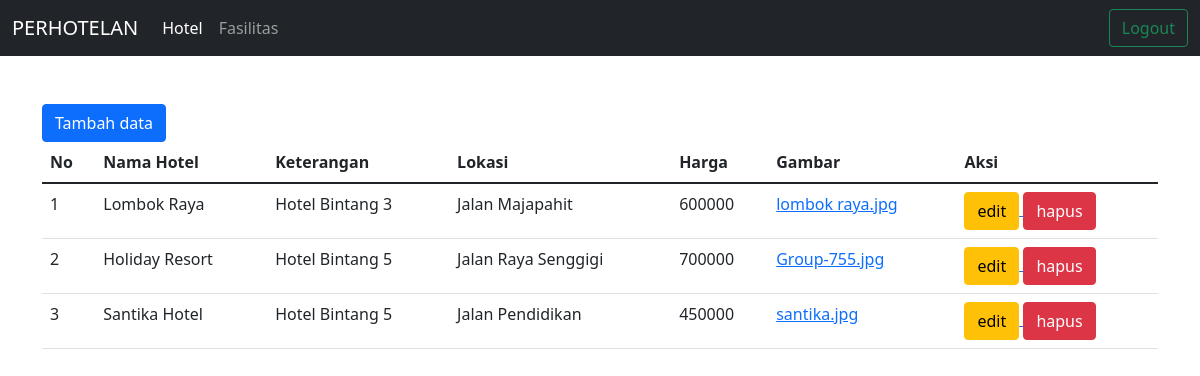
The app's page /admin/index.php with its own data.
### tables this page shows
CREATE TABLE `hotel` (
  `nomor` int(11) NOT NULL,
  `nama_hotel` varchar(50) NOT NULL,
  `keterangan` text NOT NULL,
  `lokasi` varchar(50) NOT NULL,
  `harga` varchar(11) NOT NULL,
  `gambar` text NOT NULL
);

### admin/index.php (the view, shortened to what this page needs)
<!DOCTYPE html>
<html>
<head>
    <link rel="stylesheet" href="../bootstrap/css/bootstrap.min.css">
    <link rel="stylesheet" href="../fontawesome-free-5.15.4-web/css/all.css">
</head>
<body>
    <?php
    include 'navbar.php';
    ?>
   <div class="container mt-5">
   <a href="tambah.php">
            <input type= "submit" value="Tambah data" class="btn btn-primary">
    </a>
       <table class="table">
           <thead>
               <tr>
                   <th>No</th>
                   <th>Nama Hotel</th>
                   <th>Keterangan</th>
                   <th>Lokasi</th>
                   <th>Harga</th>
                   <th>Gambar</th>
                   <th>Aksi</th>
</tr>
</thead>
<tbody>
    <?php
    require 'setting.php';
    $query = "SELECT * FROM hotel";
    $sql = mysqli_query($koneksi, $query);
    $no = 1;
    while ($data = mysqli_fetch_object($sql)) {
    ?>
    <tr>
        <td> <?php echo $no++; ?> </td>
        <td> <?php echo $data->nama_hotel; ?> </td>
        <td> <?php echo $data->keterangan; ?> </td>
        <td> <?php echo $data->lokasi; ?> </td>
        <td> <?php echo $data->harga; ?> </td>
        <td><a href="gambar/<?= $data->gambar; ?>"><?= $data->gambar; ?></a> </td>
        <td>
            <a href = "edit_hotel.php?nomor=<?= $data->nomor;?>">
            <input type= "submit" value="edit" class="btn btn-warning">
    </a>
    <a href = "hapus.php?nomor=<?= $data->nomor;?>">
    <input type= "submit" value="hapus" oncklick="confirm('yakin hapus data?')" class="btn btn-danger">
    </a>
    </tr>
<?php
    }
    ?>
    </tbody>
</table>
   </div>
</body>
</html>

### records on screen
hotel: nama_hotel "Lombok Raya", keterangan "Hotel Bintang 3", lokasi "Jalan Majapahit", harga "600000", gambar "lombok raya.jpg"
hotel: nama_hotel "Holiday Resort", keterangan "Hotel Bintang 5", lokasi "Jalan Raya Senggigi", harga "700000", gambar "Group-755.jpg"
hotel: nama_hotel "Santika Hotel", keterangan "Hotel Bintang 5", lokasi "Jalan Pendidikan", harga "450000", gambar "santika.jpg"
